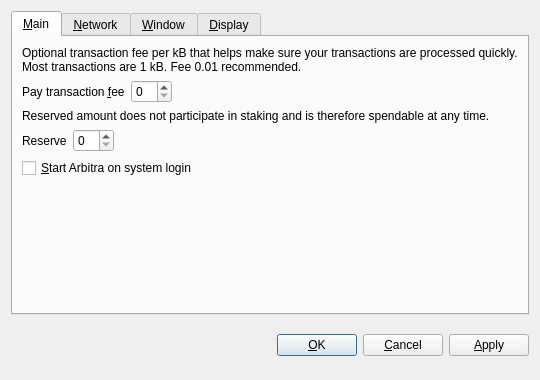
<?xml version="1.0" encoding="UTF-8"?>
<ui version="4.0">
 <class>OptionsDialog</class>
 <widget class="QDialog" name="OptionsDialog">
  <property name="geometry">
   <rect>
    <x>0</x>
    <y>0</y>
    <width>540</width>
    <height>380</height>
   </rect>
  </property>
  <property name="windowTitle">
   <string>Options</string>
  </property>
  <property name="modal">
   <bool>true</bool>
  </property>
  <layout class="QVBoxLayout" name="verticalLayout">
   <item>
    <widget class="QTabWidget" name="tabWidget">
     <property name="tabPosition">
      <enum>QTabWidget::North</enum>
     </property>
     <property name="currentIndex">
      <number>0</number>
     </property>
     <widget class="QWidget" name="tabMain">
      <attribute name="title">
       <string>&amp;Main</string>
      </attribute>
      <layout class="QVBoxLayout" name="verticalLayout_Main">
       <item>
        <widget class="QLabel" name="transactionFeeInfoLabel">
         <property name="text">
          <string>Optional transaction fee per kB that helps make sure your transactions are processed quickly. Most transactions are 1 kB. Fee 0.01 recommended.</string>
         </property>
         <property name="textFormat">
          <enum>Qt::PlainText</enum>
         </property>
         <property name="wordWrap">
          <bool>true</bool>
         </property>
        </widget>
       </item>
       <item>
        <layout class="QHBoxLayout" name="horizontalLayoutFee">
         <item>
          <widget class="QLabel" name="transactionFeeLabel">
           <property name="text">
            <string>Pay transaction &amp;fee</string>
           </property>
           <property name="textFormat">
            <enum>Qt::PlainText</enum>
           </property>
           <property name="buddy">
            <cstring>transactionFee</cstring>
           </property>
          </widget>
         </item>
         <item>
          <widget class="BitcoinAmountField" name="transactionFee"/>
         </item>
         <item>
          <spacer name="horizontalSpacerFee">
           <property name="orientation">
            <enum>Qt::Horizontal</enum>
           </property>
           <property name="sizeHint" stdset="0">
            <size>
             <width>40</width>
             <height>20</height>
            </size>
           </property>
          </spacer>
         </item>
        </layout>
       </item>
       <item>
        <widget class="QLabel" name="reserveBalanceInfoLabel">
         <property name="text">
          <string>Reserved amount does not participate in staking and is therefore spendable at any time.</string>
         </property>
         <property name="textFormat">
          <enum>Qt::PlainText</enum>
         </property>
         <property name="wordWrap">
          <bool>true</bool>
         </property>
        </widget>
       </item>
       <item>
        <layout class="QHBoxLayout" name="horizontalLayoutReserveBalance">
         <item>
          <widget class="QLabel" name="reserveBalanceLabel">
           <property name="text">
            <string>Reserve</string>
           </property>
           <property name="textFormat">
            <enum>Qt::PlainText</enum>
           </property>
           <property name="buddy">
            <cstring>reserveBalance</cstring>
           </property>
          </widget>
         </item>
         <item>
          <widget class="BitcoinAmountField" name="reserveBalance"/>
         </item>
         <item>
          <spacer name="horizontalSpacerReserveBalance">
           <property name="orientation">
            <enum>Qt::Horizontal</enum>
           </property>
           <property name="sizeHint" stdset="0">
            <size>
             <width>40</width>
             <height>20</height>
            </size>
           </property>
          </spacer>
         </item>
        </layout>
       </item>
       <item>
        <widget class="QCheckBox" name="bitcoinAtStartup">
         <property name="toolTip">
          <string>Automatically start Arbitra after logging in to the system.</string>
         </property>
         <property name="text">
          <string>&amp;Start Arbitra on system login</string>
         </property>
        </widget>
       </item>
       <item>
        <spacer name="verticalSpacer_Main">
         <property name="orientation">
          <enum>Qt::Vertical</enum>
         </property>
         <property name="sizeHint" stdset="0">
          <size>
           <width>20</width>
           <height>40</height>
          </size>
         </property>
        </spacer>
       </item>
      </layout>
     </widget>
     <widget class="QWidget" name="tabNetwork">
      <attribute name="title">
       <string>&amp;Network</string>
      </attribute>
      <layout class="QVBoxLayout" name="verticalLayout_Network">
       <item>
        <widget class="QCheckBox" name="mapPortUpnp">
         <property name="toolTip">
          <string>Automatically open the Arbitra client port on the router. This only works when your router supports UPnP and it is enabled.</string>
         </property>
         <property name="text">
          <string>Map port using &amp;UPnP</string>
         </property>
        </widget>
       </item>
       <item>
        <widget class="QCheckBox" name="connectSocks">
         <property name="toolTip">
          <string>Connect to the Arbitra network through a SOCKS5 proxy (e.g. when connecting through Tor).</string>
         </property>
         <property name="text">
          <string>&amp;Connect through SOCKS5 proxy:</string>
         </property>
        </widget>
       </item>
       <item>
        <layout class="QHBoxLayout" name="horizontalLayout_Network">
         <item>
          <widget class="QLabel" name="proxyIpLabel">
           <property name="text">
            <string>Proxy &amp;IP:</string>
           </property>
           <property name="textFormat">
            <enum>Qt::PlainText</enum>
           </property>
           <property name="buddy">
            <cstring>proxyIp</cstring>
           </property>
          </widget>
         </item>
         <item>
          <widget class="QValidatedLineEdit" name="proxyIp">
           <property name="maximumSize">
            <size>
             <width>140</width>
             <height>16777215</height>
            </size>
           </property>
           <property name="toolTip">
            <string>IP address of the proxy (e.g. 127.0.0.1)</string>
           </property>
          </widget>
         </item>
         <item>
          <widget class="QLabel" name="proxyPortLabel">
           <property name="text">
            <string>&amp;Port:</string>
           </property>
           <property name="textFormat">
            <enum>Qt::PlainText</enum>
           </property>
           <property name="buddy">
            <cstring>proxyPort</cstring>
           </property>
          </widget>
         </item>
         <item>
          <widget class="QLineEdit" name="proxyPort">
           <property name="maximumSize">
            <size>
             <width>55</width>
             <height>16777215</height>
            </size>
           </property>
           <property name="toolTip">
            <string>Port of the proxy (e.g. 9050)</string>
           </property>
          </widget>
         </item>
         <item>
          <spacer name="horizontalSpacer_Network">
           <property name="orientation">
            <enum>Qt::Horizontal</enum>
           </property>
           <property name="sizeHint" stdset="0">
            <size>
             <width>40</width>
             <height>20</height>
            </size>
           </property>
          </spacer>
         </item>
        </layout>
       </item>
       <item>
        <spacer name="verticalSpacer_Network">
         <property name="orientation">
          <enum>Qt::Vertical</enum>
         </property>
         <property name="sizeHint" stdset="0">
          <size>
           <width>20</width>
           <height>40</height>
          </size>
         </property>
        </spacer>
       </item>
      </layout>
     </widget>
     <widget class="QWidget" name="tabWindow">
      <attribute name="title">
       <string>&amp;Window</string>
      </attribute>
      <layout class="QVBoxLayout" name="verticalLayout_Window">
       <item>
        <widget class="QCheckBox" name="minimizeToTray">
         <property name="toolTip">
          <string>Show only a tray icon after minimizing the window.</string>
         </property>
         <property name="text">
          <string>&amp;Minimize to the tray instead of the taskbar</string>
         </property>
        </widget>
       </item>
       <item>
        <widget class="QCheckBox" name="minimizeOnClose">
         <property name="toolTip">
          <string>Minimize instead of exit the application when the window is closed. When this option is enabled, the application will be closed only after selecting Quit in the menu.</string>
         </property>
         <property name="text">
          <string>M&amp;inimize on close</string>
         </property>
        </widget>
       </item>
       <item>
        <spacer name="verticalSpacer_Window">
         <property name="orientation">
          <enum>Qt::Vertical</enum>
         </property>
         <property name="sizeHint" stdset="0">
          <size>
           <width>20</width>
           <height>40</height>
          </size>
         </property>
        </spacer>
       </item>
      </layout>
     </widget>
     <widget class="QWidget" name="tabDisplay">
      <attribute name="title">
       <string>&amp;Display</string>
      </attribute>
      <layout class="QVBoxLayout" name="verticalLayout_Display">
       <item>
        <layout class="QHBoxLayout" name="horizontalLayout_1_Display">
         <item>
          <widget class="QLabel" name="langLabel">
           <property name="text">
            <string>User Interface &amp;language:</string>
           </property>
           <property name="textFormat">
            <enum>Qt::PlainText</enum>
           </property>
           <property name="buddy">
            <cstring>lang</cstring>
           </property>
          </widget>
         </item>
         <item>
          <widget class="QValueComboBox" name="lang">
           <property name="toolTip">
            <string>The user interface language can be set here. This setting will take effect after restarting Arbitra.</string>
           </property>
          </widget>
         </item>
        </layout>
       </item>
       <item>
        <layout class="QHBoxLayout" name="horizontalLayout_2_Display">
         <item>
          <widget class="QLabel" name="unitLabel">
           <property name="text">
            <string>&amp;Unit to show amounts in:</string>
           </property>
           <property name="textFormat">
            <enum>Qt::PlainText</enum>
           </property>
           <property name="buddy">
            <cstring>unit</cstring>
           </property>
          </widget>
         </item>
         <item>
          <widget class="QValueComboBox" name="unit">
           <property name="toolTip">
            <string>Choose the default subdivision unit to show in the interface and when sending coins.</string>
           </property>
          </widget>
         </item>
        </layout>
       </item>
       <item>
        <widget class="QCheckBox" name="coinControlFeatures">
         <property name="toolTip">
          <string>Whether to show coin control features or not.</string>
         </property>
         <property name="text">
          <string>Display coin &amp;control features (experts only!)</string>
         </property>
        </widget>
       </item>
       <item>
        <widget class="QCheckBox" name="useBlackTheme">
         <property name="text">
          <string>Use black visual theme (requires restart)</string>
         </property>
        </widget>
       </item>
       <item>
        <spacer name="verticalSpacer_Display">
         <property name="orientation">
          <enum>Qt::Vertical</enum>
         </property>
         <property name="sizeHint" stdset="0">
          <size>
           <width>20</width>
           <height>40</height>
          </size>
         </property>
        </spacer>
       </item>
      </layout>
     </widget>
    </widget>
   </item>
   <item>
    <layout class="QHBoxLayout" name="horizontalLayout_Buttons">
     <item>
      <spacer name="horizontalSpacer_1">
       <property name="orientation">
        <enum>Qt::Horizontal</enum>
       </property>
       <property name="sizeHint" stdset="0">
        <size>
         <width>40</width>
         <height>48</height>
        </size>
       </property>
      </spacer>
     </item>
     <item>
      <widget class="QLabel" name="statusLabel">
       <property name="font">
        <font>
         <weight>75</weight>
         <bold>true</bold>
        </font>
       </property>
       <property name="text">
        <string/>
       </property>
       <property name="textFormat">
        <enum>Qt::PlainText</enum>
       </property>
       <property name="wordWrap">
        <bool>true</bool>
       </property>
      </widget>
     </item>
     <item>
      <spacer name="horizontalSpacer_2">
       <property name="orientation">
        <enum>Qt::Horizontal</enum>
       </property>
       <property name="sizeHint" stdset="0">
        <size>
         <width>40</width>
         <height>48</height>
        </size>
       </property>
      </spacer>
     </item>
     <item>
      <widget class="QPushButton" name="okButton">
       <property name="text">
        <string>&amp;OK</string>
       </property>
      </widget>
     </item>
     <item>
      <widget class="QPushButton" name="cancelButton">
       <property name="text">
        <string>&amp;Cancel</string>
       </property>
       <property name="autoDefault">
        <bool>false</bool>
       </property>
      </widget>
     </item>
     <item>
      <widget class="QPushButton" name="applyButton">
       <property name="text">
        <string>&amp;Apply</string>
       </property>
       <property name="autoDefault">
        <bool>false</bool>
       </property>
      </widget>
     </item>
    </layout>
   </item>
  </layout>
 </widget>
 <customwidgets>
  <customwidget>
   <class>BitcoinAmountField</class>
   <extends>QSpinBox</extends>
   <header>bitcoinamountfield.h</header>
  </customwidget>
  <customwidget>
   <class>QValueComboBox</class>
   <extends>QComboBox</extends>
   <header>qvaluecombobox.h</header>
  </customwidget>
  <customwidget>
   <class>QValidatedLineEdit</class>
   <extends>QLineEdit</extends>
   <header>qvalidatedlineedit.h</header>
  </customwidget>
 </customwidgets>
 <resources/>
 <connections/>
</ui>
